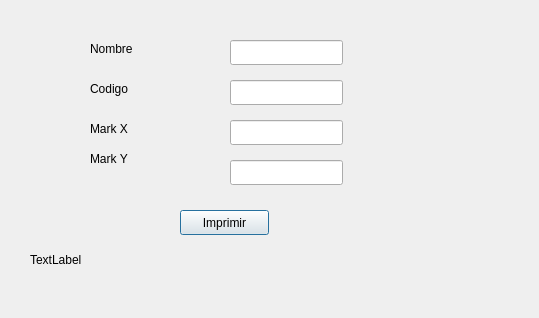
<?xml version="1.0" encoding="UTF-8"?>
<ui version="4.0">
 <class>Coordenadas</class>
 <widget class="QDialog" name="Coordenadas">
  <property name="geometry">
   <rect>
    <x>0</x>
    <y>0</y>
    <width>539</width>
    <height>318</height>
   </rect>
  </property>
  <property name="windowTitle">
   <string>Dialog</string>
  </property>
  <widget class="QLabel" name="labelName">
   <property name="geometry">
    <rect>
     <x>90</x>
     <y>40</y>
     <width>67</width>
     <height>17</height>
    </rect>
   </property>
   <property name="text">
    <string>Nombre</string>
   </property>
  </widget>
  <widget class="QLabel" name="labelCod">
   <property name="geometry">
    <rect>
     <x>90</x>
     <y>80</y>
     <width>67</width>
     <height>17</height>
    </rect>
   </property>
   <property name="text">
    <string>Codigo</string>
   </property>
  </widget>
  <widget class="QLabel" name="labelX">
   <property name="geometry">
    <rect>
     <x>90</x>
     <y>120</y>
     <width>67</width>
     <height>17</height>
    </rect>
   </property>
   <property name="text">
    <string>Mark X</string>
   </property>
  </widget>
  <widget class="QLabel" name="labelY">
   <property name="geometry">
    <rect>
     <x>90</x>
     <y>150</y>
     <width>67</width>
     <height>17</height>
    </rect>
   </property>
   <property name="text">
    <string>Mark Y</string>
   </property>
  </widget>
  <widget class="QLineEdit" name="lineEditName">
   <property name="geometry">
    <rect>
     <x>230</x>
     <y>40</y>
     <width>113</width>
     <height>25</height>
    </rect>
   </property>
  </widget>
  <widget class="QLineEdit" name="lineEditCod">
   <property name="geometry">
    <rect>
     <x>230</x>
     <y>80</y>
     <width>113</width>
     <height>25</height>
    </rect>
   </property>
  </widget>
  <widget class="QLineEdit" name="lineEditX">
   <property name="geometry">
    <rect>
     <x>230</x>
     <y>120</y>
     <width>113</width>
     <height>25</height>
    </rect>
   </property>
  </widget>
  <widget class="QLineEdit" name="lineEditY">
   <property name="geometry">
    <rect>
     <x>230</x>
     <y>160</y>
     <width>113</width>
     <height>25</height>
    </rect>
   </property>
  </widget>
  <widget class="QPushButton" name="pushButtonImprime">
   <property name="geometry">
    <rect>
     <x>180</x>
     <y>210</y>
     <width>89</width>
     <height>25</height>
    </rect>
   </property>
   <property name="text">
    <string>Imprimir</string>
   </property>
  </widget>
  <widget class="QLabel" name="labelOutput">
   <property name="geometry">
    <rect>
     <x>30</x>
     <y>250</y>
     <width>481</width>
     <height>20</height>
    </rect>
   </property>
   <property name="text">
    <string>TextLabel</string>
   </property>
  </widget>
 </widget>
 <resources/>
 <connections/>
</ui>
